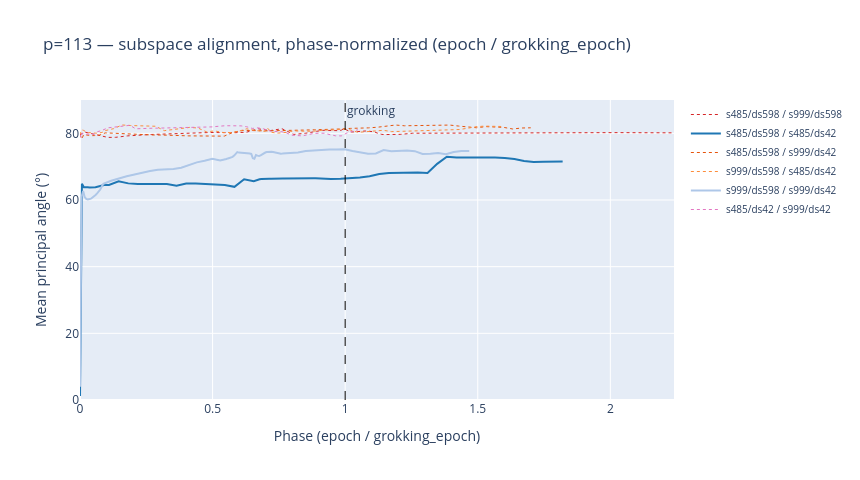

The cell this chart's notebook holds for it:
### Code cell
# Phase-normalized view: x = epoch / grokking_epoch
# Variants that never grokked (grokking_epoch <= 0 or None) are excluded from this plot.
for r in records:
    r["grokking_epoch"] = get_grokking_epoch(r["variant"])
    status = str(r["grokking_epoch"]) if r["grokking_epoch"] and r["grokking_epoch"] > 0 else "never grokked"
    print(f"  {r['label']:20s}  grokking epoch: {status}")

fig2 = go.Figure()
same_idx, diff_idx = 0, 0
skipped = []

for (i, j, label, same_seed) in pairs:
    gi = records[i]["grokking_epoch"]
    gj = records[j]["grokking_epoch"]
    if not gi or not gj or gi <= 0 or gj <= 0:
        skipped.append(label)
        continue

    x_norm = [(e / gi + e / gj) / 2 for e in epochs]

    if same_seed:
        color = _SAME_SEED_COLORS[same_idx % len(_SAME_SEED_COLORS)]
        same_idx += 1
        dash, width = "solid", 2
    else:
        color = _DIFF_SEED_COLORS[diff_idx % len(_DIFF_SEED_COLORS)]
        diff_idx += 1
        dash, width = "dot", 1

    fig2.add_trace(go.Scatter(
        x=x_norm, y=traces[(i, j)],
        mode="lines",
        name=label,
        line=dict(color=color, dash=dash, width=width),
    ))

if skipped:
    print(f"\nSkipped (never grokked): {skipped}")

fig2.add_vline(x=1.0, line=dict(color="black", dash="dash", width=1),
               annotation_text="grokking", annotation_position="top right")
fig2.update_layout(
    title=f"p={PRIME} — subspace alignment, phase-normalized (epoch / grokking_epoch)",
    xaxis_title="Phase (epoch / grokking_epoch)",
    yaxis_title="Mean principal angle (°)",
    yaxis_range=[0, 90],
    xaxis_range=[0, None],
    height=480, width=860,
    legend=dict(font=dict(size=10)),
)
fig2.show()
